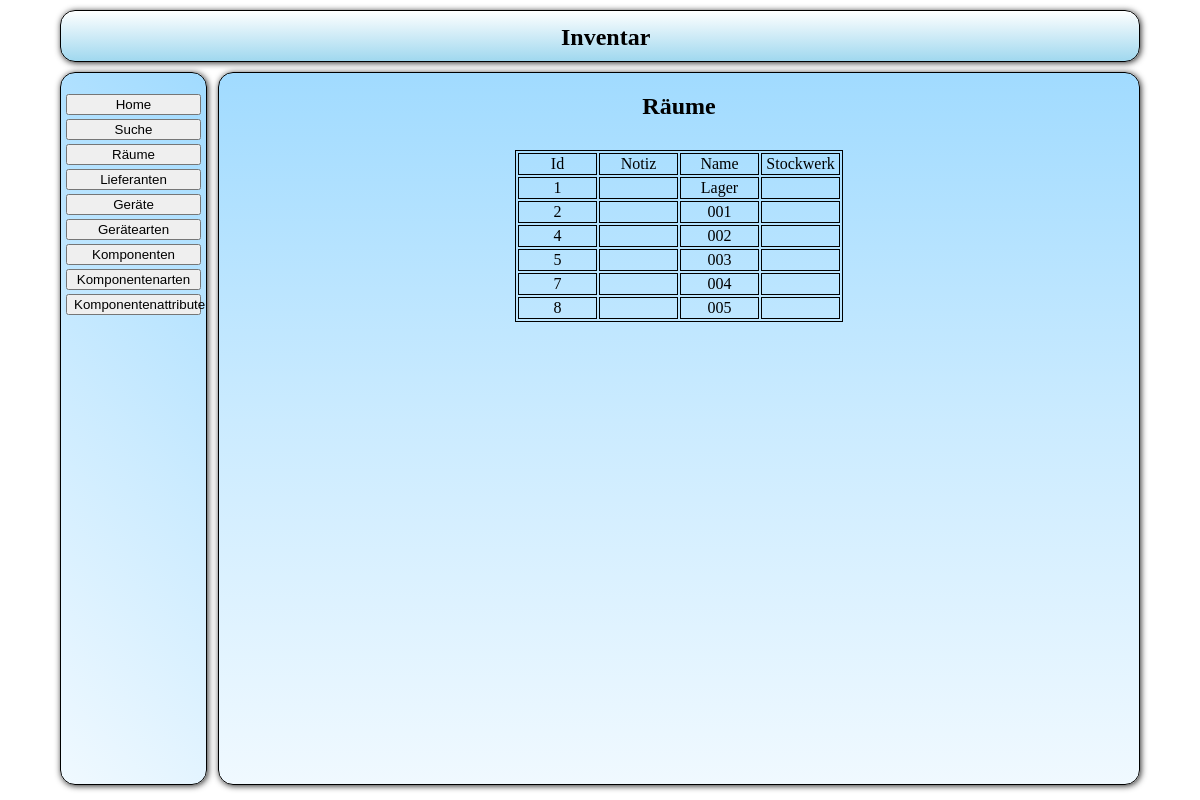
/src/php/fro_Auswahl.php?action=list&table=raeume, run on the app's committed database.
### tables this page shows
CREATE TABLE IF NOT EXISTS `tbl_raeume` (
`raum_id` int(11) NOT NULL,
  `raum_notiz` text,
  `raum_name` text,
  `raum_stockwerk` text
);

### src/lib/plotting/forms.php (called while the page is built, shortened)
<?php
function get($key, $default)
{
    if(isset($_GET[$key]))
    {
	return htmlspecialchars($_GET[$key]);
    }
}
class form
{
    public function start($action, $method)
    {
	$additional = "";
	if((isset($method))&&($method != ""))
	{
	    $additional .= "method='".$method."' ";
	}
	\utility\html\openTag("form", "", $additional);
	return $this;
    }
}

### src/php/sql_get.php (called while the page is built, shortened)
<?php
function func_a_getRaeume()
{
    $txt_sql_statement = "SELECT * FROM tbl_raeume;";
    $a_sql_ausgabe = array();
    $a_sql_result = mysql_query($txt_sql_statement)
            or die ("Anfrage Fehlgeschlagen");
    while($a_sql_cache = mysql_fetch_assoc($a_sql_result))
    {
	$a_sql_ausgabe[] = $a_sql_cache;
    }
    return $a_sql_ausgabe;
}

### src/php/log_Liste.php (the view, shortened to what this page needs)
<?php
echo "<h2 align='center'>".$sTitel."</h2>";
$oFormular = new \utility\forms\form();
$oFormular->start("", "get");
$oTabelle = new \utility\tables\table();
$oTabelle->start(true, "liste");
$oTabelle->startRow();
foreach ($aErgebnis_attribute as $mAttribut)
{
    $oTabelle->addCell($mAttribut);
}
foreach ($aErgebnisse as $aErgebnis)
{
    foreach ($aErgebnis as $sIndex => $mData)
    {
	echo $mData;
    }
}

### src/lib/plotting/html.php (shortened to what this page needs)
<?php
function openTag($tag, $class = "", $additional = "")
{
    if((isset($tag))&&($tag != ""))
    {
	echo "<".$tag;
	if((isset($class))&&($class != ""))
	{
	    echo " class='".$class."'";
	}
	if((isset($additional))&&($additional != ""))
	{
	    echo " ".$additional;
	}
	echo ">";
    }
}
function closeTag($tag)
{
    if((isset($tag))&&($tag != ""))
    {
	echo "</".$tag.">";
    }
}

### src/css/main.css (style rules this page uses)
body { padding: 0; margin: 0; }
table.liste { position: relative; margin: auto; top: 10px; border: 1px solid black; }
table.liste td { border: 1px solid black; width: 75px; text-align: center; }

### data on the page
tbl_raeume: raum_id "1", raum_name "Lager"
tbl_raeume: raum_id "2", raum_name "001"
tbl_raeume: raum_id "4", raum_name "002"
tbl_raeume: raum_id "5", raum_name "003"
tbl_raeume: raum_id "7", raum_name "004"
tbl_raeume: raum_id "8", raum_name "005"

### other printed values
$sTitel "Räume"
$string "Id"
$string "Notiz"
$string "Name"
$string "Stockwerk"
